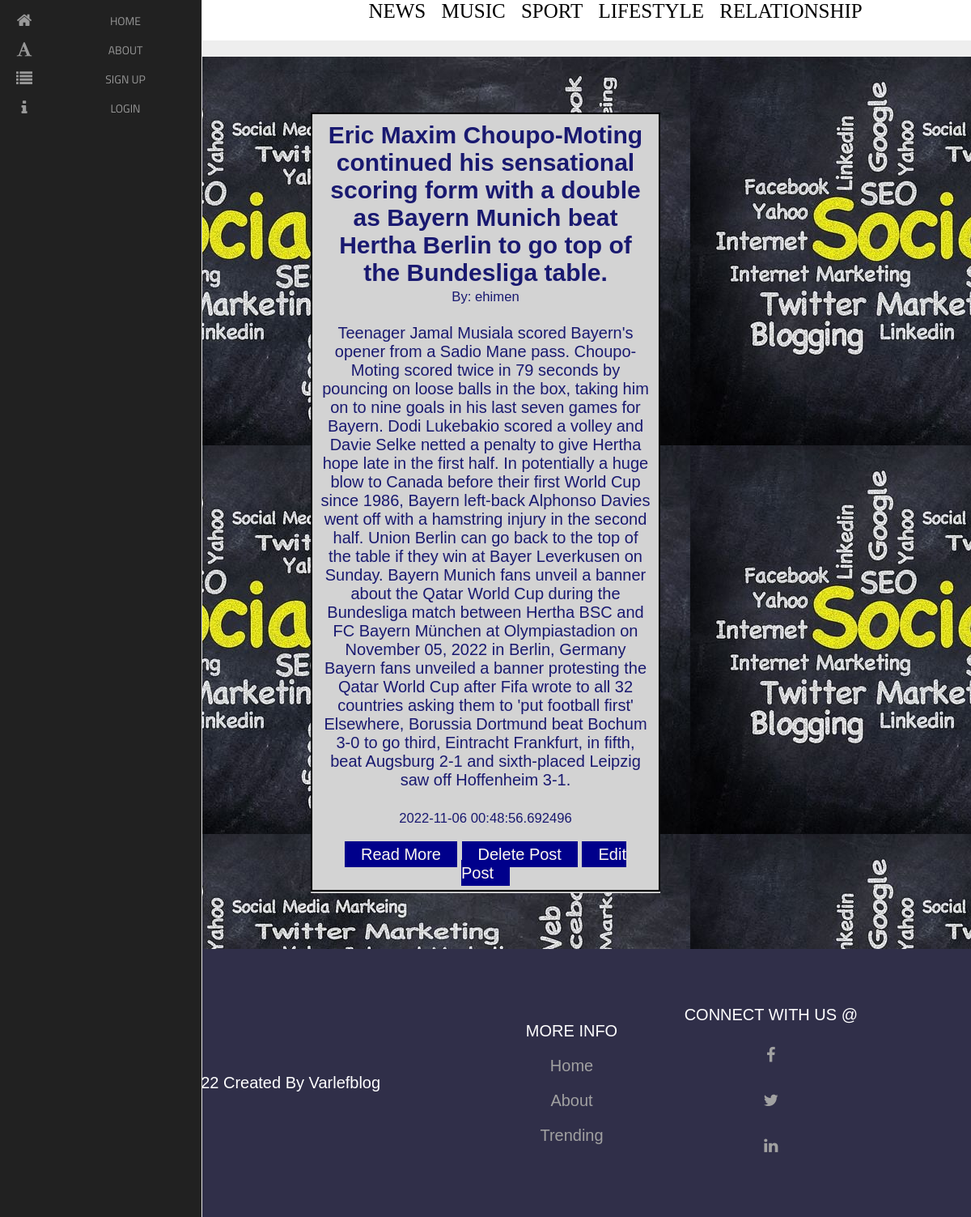
/Sports, run on the app's committed database.
### app.py (models this page shows)
class Sport(db.Model):
	id = db.Column(db.Integer, primary_key=True)
	title = db.Column(db.String(255))
	content = db.Column(db.Text)
	author = db.Column(db.String(255))
	date_posted = db.Column(db.DateTime, default=datetime.utcnow)
	slug = db.Column(db.String(255))
	poster_id = db.Column(db.Integer, db.ForeignKey('user.id'))

### app.py (the view)
@app.route('/Sports')
def Sports():
	Sports = Sport.query.order_by(Sport.date_posted)
	return render_template("player.html", Sports=Sports)

### templates/player.html (shortened to what this page needs)
{% extends 'base.html' %}
{% block content %}
<br/>
{% for ball in Sports  %}
<div class="div">
		  <h2>{{ ball.title }}</h2>
       <small>By: {{ ball.author}}</small><br/><br/>
        {{ ball.content}}<br/><br/>
        <small>{{ ball.date_posted}}<br/><br/></small>
        <a href="{{url_for('ball', id=ball.id)}}" class="button">Read More</a>
        <a href="{{url_for('delete_Sport', id=ball.id)}}" class="buttons">Delete Post</a>
        <a href="{{url_for('edit_Sport', id=ball.id)}}" class="button">Edit Post</a>
  </div>
  <hr><br/>
        {% endfor %}
        <br/><br/>
{% endblock %}

### static/css/main.css (style rules this page uses)
* { font-family: Arial, Helvetica, sans-serif; box-sizing: border-box; margin: 0; padding: 0; text-decoration: none; }
body { margin: 0; text-align: center; background-color: #eee; color: midnightblue; font-size: 20px; }
a { text-decoration: none; color: darkmagenta; }
.button { background-color: darkblue; max-width: fit-content; color: floralwhite; padding: 5px 20px; cursor: pointer; }
.buttons { background-color: darkblue; max-width: fit-content; color: floralwhite; padding: 5px 20px; cursor: pointer; }
.div { background-color: lightgrey; overflow: hidden; border: 2px solid black; padding: 9px; margin: auto; padding-left: auto; margin-left: auto; justify-content: left; }

### data on the page
Sport: title "Eric Maxim Choupo-Moting continued his sensational scoring form with a double as Bayern Munich beat Hertha Berlin to go top of the Bundesliga table.", author "ehimen", content "Teenager Jamal Musiala scored Bayern's opener from a Sadio Mane pass. Choupo-Moting scored twice in 79 seconds by pouncing on loose balls in the box, taking him on to nine goals in his last seven games for Bayern. Dodi Lukebakio scored a volley and Davie Selke netted a penalty to give Hertha hope late in the first half. In potentially a huge blow to Canada before their first World Cup since 1986, Bayern left-back Alphonso Davies went off with a hamstring injury in the second half. Union Berlin can go back to the top of the table if they win at Bayer Leverkusen on Sunday. Bayern Munich fans unveil a banner about the Qatar World Cup during the Bundesliga match between Hertha BSC and FC Bayern…", date_posted "2022-11-06 00:48:56.692496"
